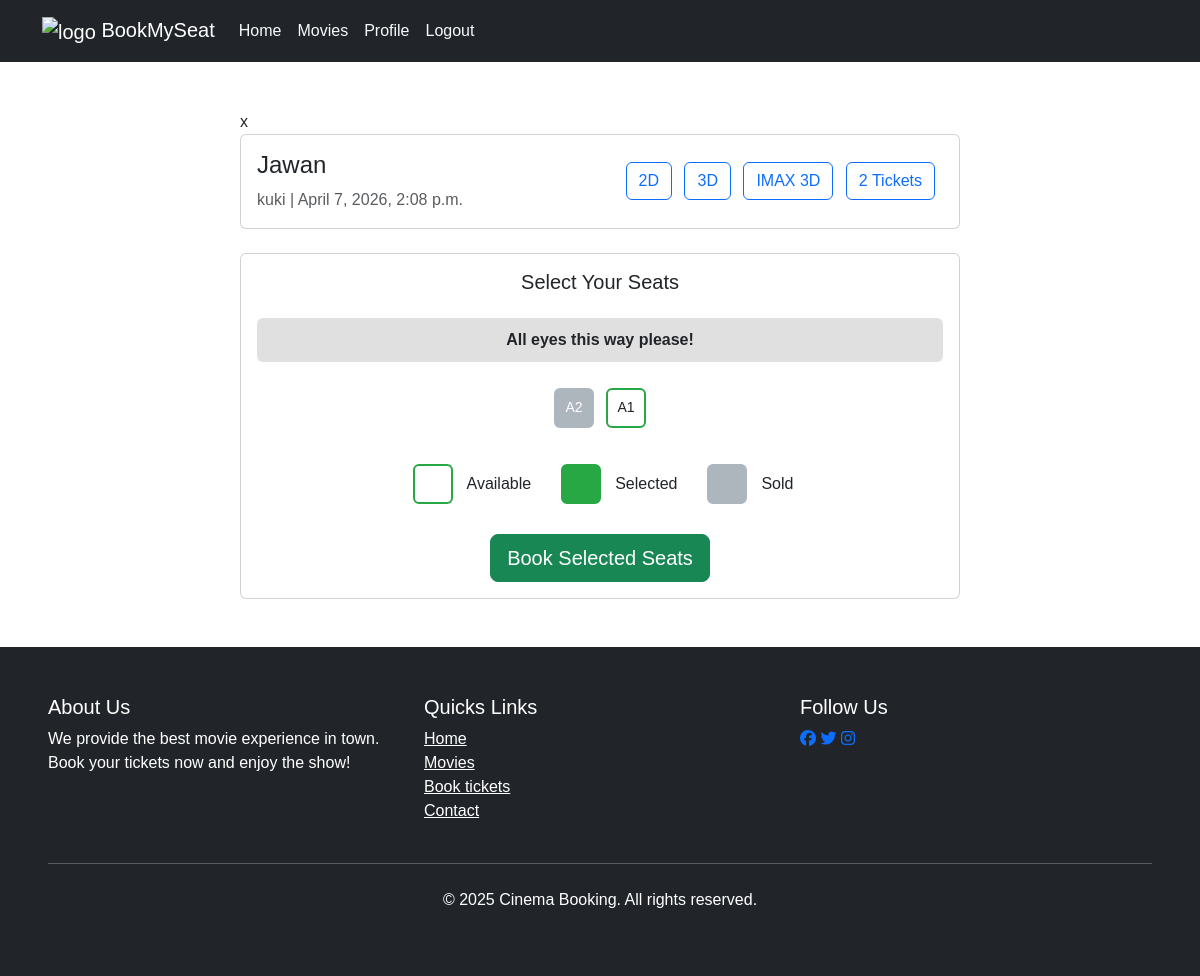
Page /movies/theater/1/seats/book/ (signed in) on the earlier database version.
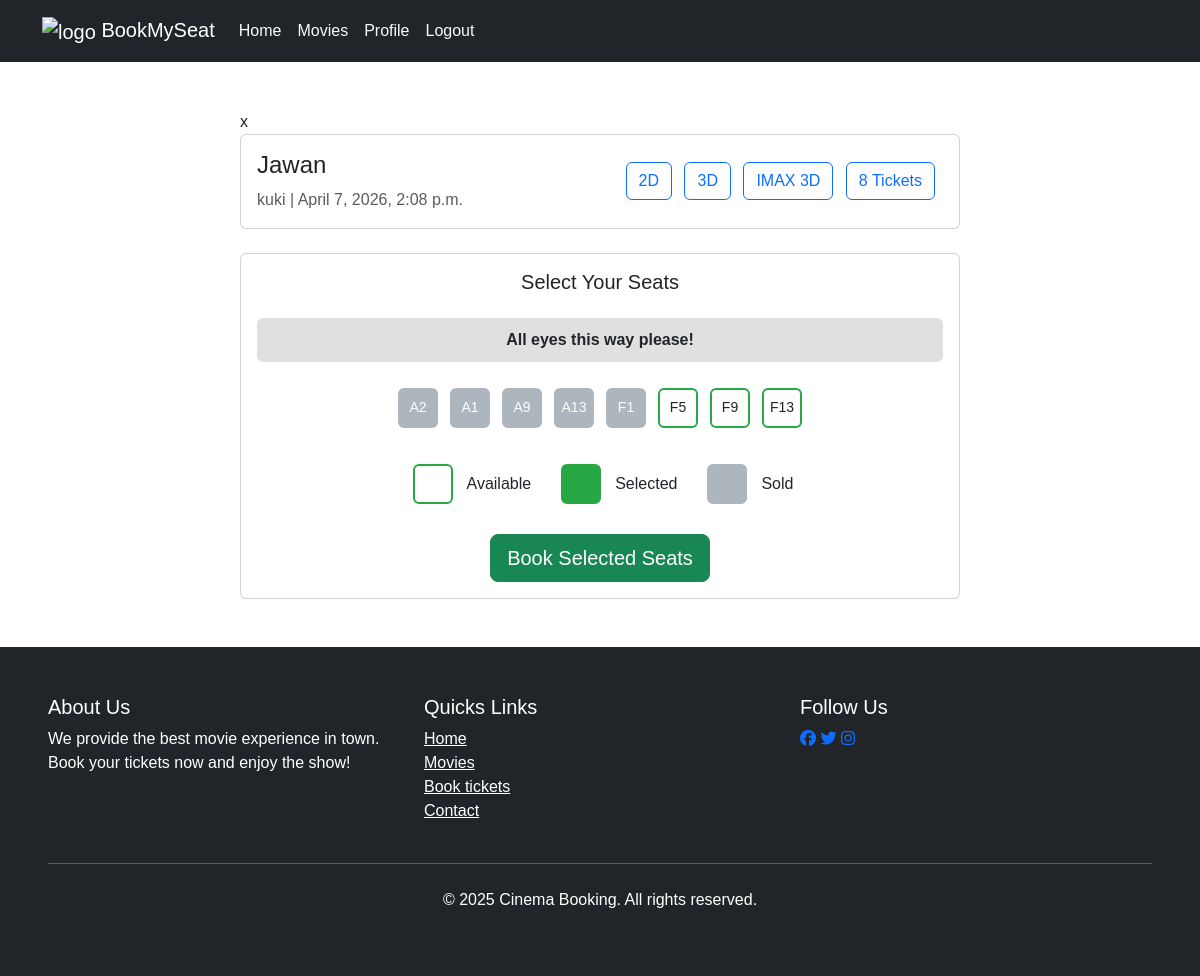
Same page on the later database version.
### movies/models.py (models this page shows, shortened)
class Seat(models.Model):
    theater = models.ForeignKey(Theater,on_delete=models.CASCADE,related_name = 'seats')
    seat_number = models.CharField(max_length=10)
    is_booked = models.BooleanField(default=False)

### movies/views.py (the view, shortened to what this page needs)
# urls.py: path('theater/<int:theater_id>/seats/book/',views.book_Seats,name ='book_Seats'),
@login_required(login_url='/login/')
def book_Seats(request, theater_id):
    theater = get_object_or_404(Theater, id=theater_id)
    seats = Seat.objects.filter(theater=theater)
    for seat in seats:
        seat.is_booked = Booking.objects.filter(
            seat=seat,
            is_paid=True
        ).exists()
    return render(request, "movies/seat_selection.html", {
        "theater": theater,
        "seats": seats
    })

### templates/movies/seat_selection.html (shortened to what this page needs)
{% extends "users/basic.html" %}
{% block content %}
<div class="container mt-5">
  <div class="row">
    <div class="col-lg-8 mx-auto">x
       <div class="card mb-4">
        <div class="card-body">
          <div
          class="d-flex justify-content-between align-items-center flex-wrap">
          <div>
            <h4 class="card-title">{{ theater.movie.name }}</h4>
            <p class="card-text text-muted">
              {{ theater.name }} | {{ theater.time }}
            </p>
          </div>
          <div class="mt-2 mt-sm-0">
            <button class="btn btn-outline-primary me-2 mb-2 mb-sm-0">
              2D
            </button>
            <button class="btn btn-outline-primary me-2 mb-2 mb-sm-0">
              3D
            </button>
            <button class="btn btn-outline-primary me-2 mb-2 mb-sm-0">
              IMAX 3D
            </button>
            <button class="btn btn-outline-primary me-2 mb-2 mb-sm-0">
              {{seats|length}} Tickets
            </button>
          </div>
        </div>
        </div>
       </div>
        <div class="card">
          <div class="card-body">
            <h5 class="card-title text-center mb-4">Select Your Seats</h5>
            <div class="screen">All eyes this way please!</div>
            <form method="POST">
              <div class="d-flex justify-content-center flex-wrap mb-4">
                {% for seat in seats %}
                <div class="seat {% if seat.is_booked %}sold{% endif %}">
                  {% if not seat.is_booked %}
                  <label
                  for="seat-{{ seat.id }}"
                  class="w-100 h-100 d-flex align-items-center justify-content-center"
                  >{{ seat.seat_number }}</label>
                  {% else %} {{ seat.seat_number }} {% endif %}
                </div>
                {% endfor %}
              </div>
               <div class="d-flex justify-content-center mb-4">
                <div class="d-flex align-items-center me-4">
                  <div class="seat" style="background-color: white;"></div>
                  <span class="ms-2">Available</span>
                </div>
                <div class="d-flex align-items-center me-4">
                  <div class="seat selected"></div>
                    <span class="ms-2">Selected</span>
                  </div>
                  <div class="d-flex align-items-center">
                    <div class="seat sold"></div>
                    <span class="ms-2">Sold</span>
                  </div>
                </div>
                 <div class="text-center">
                  <button type="submit" class="btn btn-success btn-lg">
                    Book Selected Seats
                  </button>
               </div>
            </form>
          </div>
        </div>
    </div>
  </div>
</div>
{% endblock %}

Differences in the rows shown:
added Seat: seat_number "A9"
added Seat: seat_number "A13"
added Seat: seat_number "F1"
added Seat: seat_number "F5"
added Seat: seat_number "F9"
added Seat: seat_number "F13"
Other differences:
{{ seats|length }}: "2" → "8"
